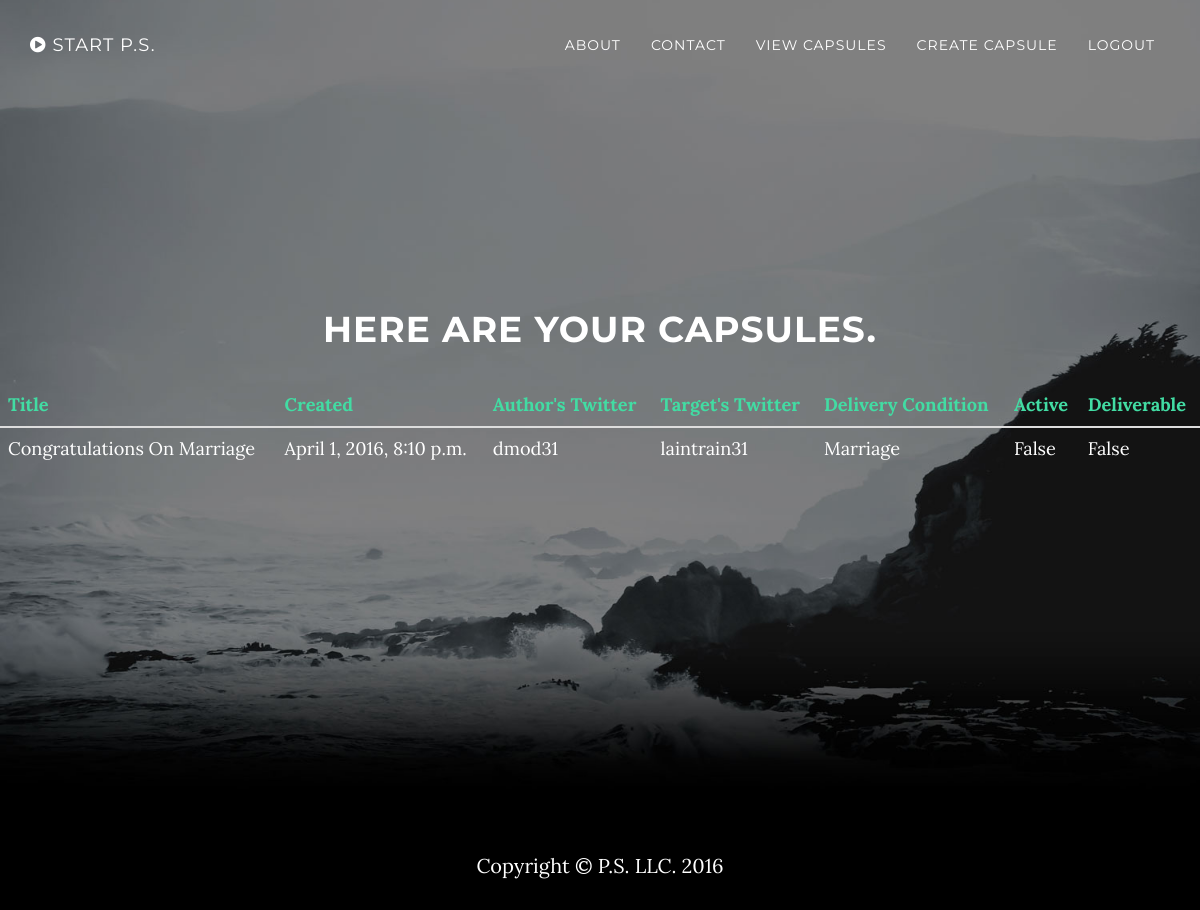
The app's page /capsules/ (signed in), older data.
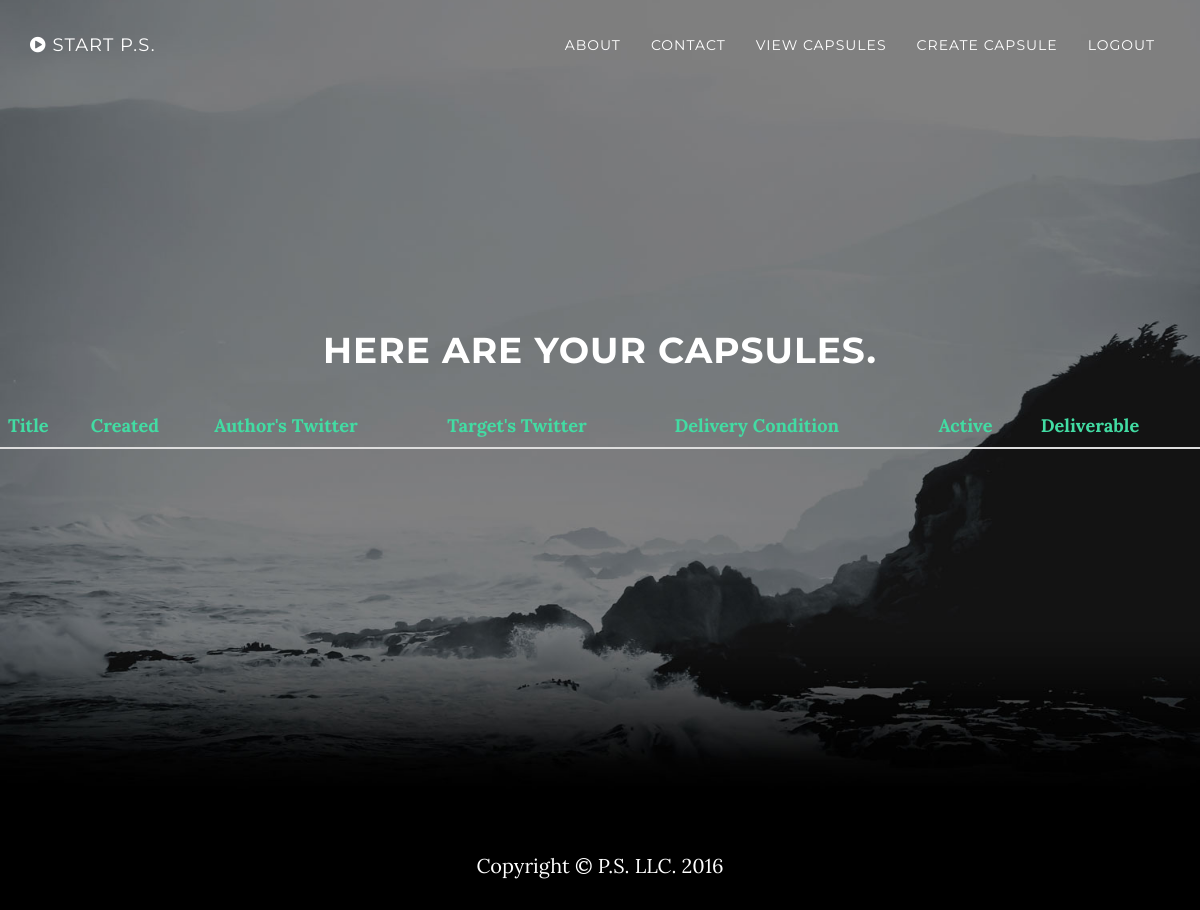
The same page, newer data.
### core/models.py (models this page shows, shortened)
class Capsule(models.Model):
    created = models.DateTimeField(auto_now_add=True)
    title = models.CharField(max_length=100, blank=True, default='')
    message = models.TextField(max_length=1000, blank=True, default='')
    file = models.FileField(blank=True, upload_to=partial(make_rng_filename, 'files'), null=True)
    activation_type = models.CharField(max_length=10, choices=FUTURE_ACTIVATION_CHOICES, default='D')
    delivery_condition = models.CharField(max_length=10, choices=FUTURE_DELIVERY_CHOICES, default='SD')
    delivery_date = models.DateField(blank=True, null=True)
    owner = models.ForeignKey(User)
    is_active = models.BooleanField(default=False)
    is_deliverable = models.BooleanField(default=False)
    author_twitter = models.CharField(max_length=40, default='')
    target_twitter = models.CharField(max_length=40, default='')
    target_email = models.EmailField(blank=False, max_length=45, default='')
    target_firstname = models.CharField(blank=True,default='',max_length=30)
    retired = models.BooleanField(default=False)

### core/views.py (the view)
# urls.py: url(r'^capsules/$', views.display_capsules_view, name='display_capsules_view'),
@login_required(login_url='login')
def display_capsules_view(request):
    if request.method == 'GET':
        capsules = Capsule.objects.filter(owner=request.user).order_by(
            '-created')  # get all capsules belonging to a particular user,recent first
        capsules = translate_delivery_condition(
            capsules)  # convert DB delivery notation to verbose string,aka 'SD' -> Specific Date In The Future
        return render(request, 'display_capsules.html', {'capsules': capsules})

### core/views.py (called while the page is built)
def translate_delivery_condition(ax):
    for data in ax:
        data.delivery_condition = FUTURE_DELIVERY_DICT[data.delivery_condition]
    return ax

### core/templates/display_capsules.html
{% extends 'base.html' %}
{% block content %}
    <header class="intro">
        <div class="intro-body">
            <h1>Here are your capsules.</h1>
            <div class="row">
                <div class="col-lg-12 text-left ">
                    <div class="table-responsive ">
                        <table class="table " style="font-size:130%;color:white;">
                            <thead class="indigo">
                            <th>Title</th>
                            <th>Created</th>
                            <th>Author's Twitter</th>
                            <th>Target's Twitter</th>
                            <th>Delivery Condition</th>
                            <th>Active</th>
                            <th>Deliverable</th>
                            </thead>
                            {% for capsule in capsules %}
                                <tr>
                                    <td>{{ capsule.title }}</td>
                                    <td>{{ capsule.created }}</td>
                                    <td>{{ capsule.author_twitter }}</td>
                                    <td>{{ capsule.target_twitter }}</td>
                                    <td>{{ capsule.delivery_condition}}</td>
                                    <td>{{ capsule.is_active }}</td>
                                    <td>{{ capsule.is_deliverable }}</td>
                                </tr>
                            {% endfor %}
                        </table>
                    </div>
                </div>
            </div>
        </div>
    </header>
{% endblock %}

Row changes from the older to the newer data that the page shows:
removed Capsule: title "Congratulations On Marriage", created "April 1, 2016, 8:10 p.m.", author_twitter "dmod31", target_twitter "laintrain31", delivery_condition "Marriage", is_active "False", is_deliverable "False"
